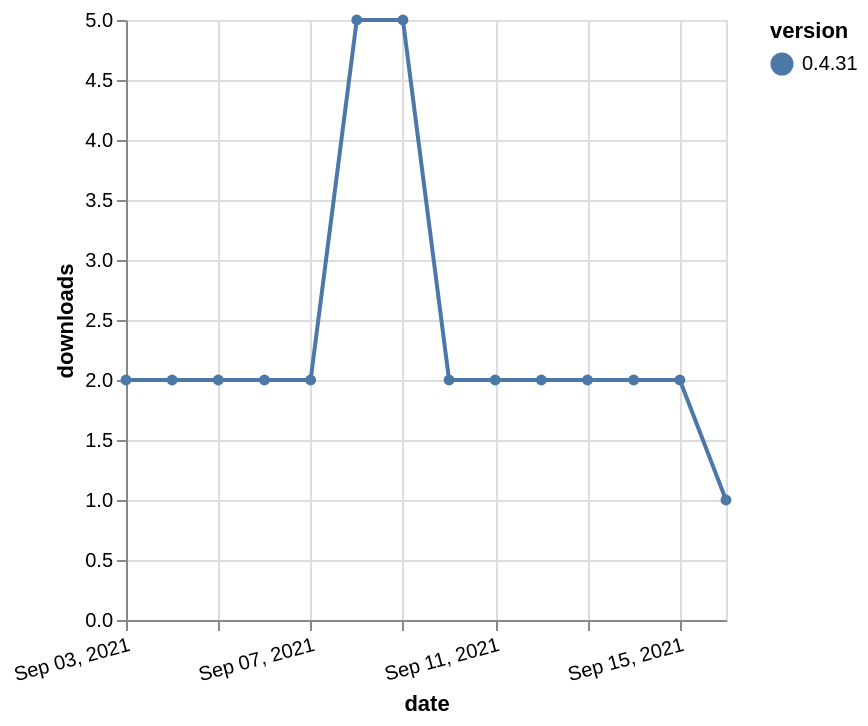

The specification (Vega-Lite) saved for this image:
### Vega-Lite specification from a JSON file in a GitHub repository (floating-point values rounded to 4 significant figures)
{"$schema": "https://vega.github.io/schema/vega-lite/v5.json", "description": "A simple bar chart with embedded data.", "data": {"values": [{"date": "2021-09-03", "total": 4465, "delta": 2, "version": "0.4.31"}, {"date": "2021-09-04", "total": 4467, "delta": 2, "version": "0.4.31"}, {"date": "2021-09-05", "total": 4469, "delta": 2, "version": "0.4.31"}, {"date": "2021-09-06", "total": 4471, "delta": 2, "version": "0.4.31"}, {"date": "2021-09-07", "total": 4473, "delta": 2, "version": "0.4.31"}, {"date": "2021-09-08", "total": 4478, "delta": 5, "version": "0.4.31"}, {"date": "2021-09-09", "total": 4483, "delta": 5, "version": "0.4.31"}, {"date": "2021-09-10", "total": 4485, "delta": 2, "version": "0.4.31"}, {"date": "2021-09-11", "total": 4487, "delta": 2, "version": "0.4.31"}, {"date": "2021-09-12", "total": 4489, "delta": 2, "version": "0.4.31"}, {"date": "2021-09-13", "total": 4491, "delta": 2, "version": "0.4.31"}, {"date": "2021-09-14", "total": 4493, "delta": 2, "version": "0.4.31"}, {"date": "2021-09-15", "total": 4495, "delta": 2, "version": "0.4.31"}, {"date": "2021-09-16", "total": 4496, "delta": 1, "version": "0.4.31"}]}, "width": "container", "mark": {"type": "line", "point": {"filled": true}}, "encoding": {"x": {"field": "date", "type": "temporal", "timeUnit": "yearmonthdate", "title": "date", "axis": {"labelAngle": -15}}, "y": {"field": "delta", "type": "quantitative", "title": "downloads"}, "color": {"field": "version", "type": "nominal"}, "tooltip": {"field": "delta"}}}
